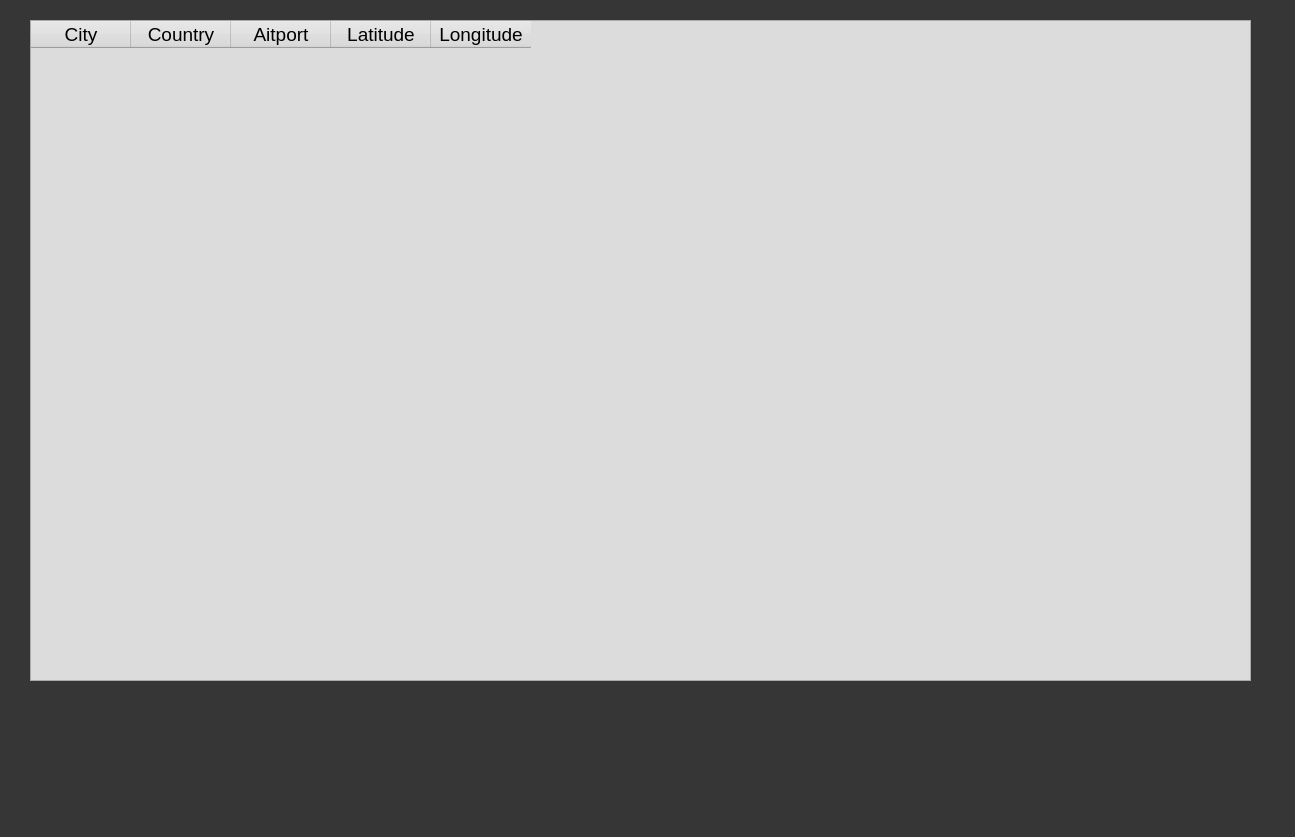
<?xml version="1.0" encoding="UTF-8"?>
<ui version="4.0">
 <class>Dialog</class>
 <widget class="QDialog" name="Dialog">
  <property name="geometry">
   <rect>
    <x>0</x>
    <y>0</y>
    <width>1295</width>
    <height>837</height>
   </rect>
  </property>
  <property name="windowTitle">
   <string>Dialog</string>
  </property>
  <property name="styleSheet">
   <string notr="true">background-color: rgb(54, 54, 54);</string>
  </property>
  <widget class="QTableWidget" name="filtred_airports_tb">
   <property name="geometry">
    <rect>
     <x>30</x>
     <y>20</y>
     <width>1221</width>
     <height>661</height>
    </rect>
   </property>
   <property name="styleSheet">
    <string notr="true">font-size: 14pt;
background-color: rgb(220, 220, 220);
</string>
   </property>
   <attribute name="verticalHeaderShowSortIndicator" stdset="0">
    <bool>false</bool>
   </attribute>
   <column>
    <property name="text">
     <string>City</string>
    </property>
   </column>
   <column>
    <property name="text">
     <string>Country</string>
    </property>
   </column>
   <column>
    <property name="text">
     <string>Aitport</string>
    </property>
   </column>
   <column>
    <property name="text">
     <string>Latitude</string>
    </property>
   </column>
   <column>
    <property name="text">
     <string>Longitude</string>
    </property>
   </column>
  </widget>
 </widget>
 <resources/>
 <connections/>
</ui>
